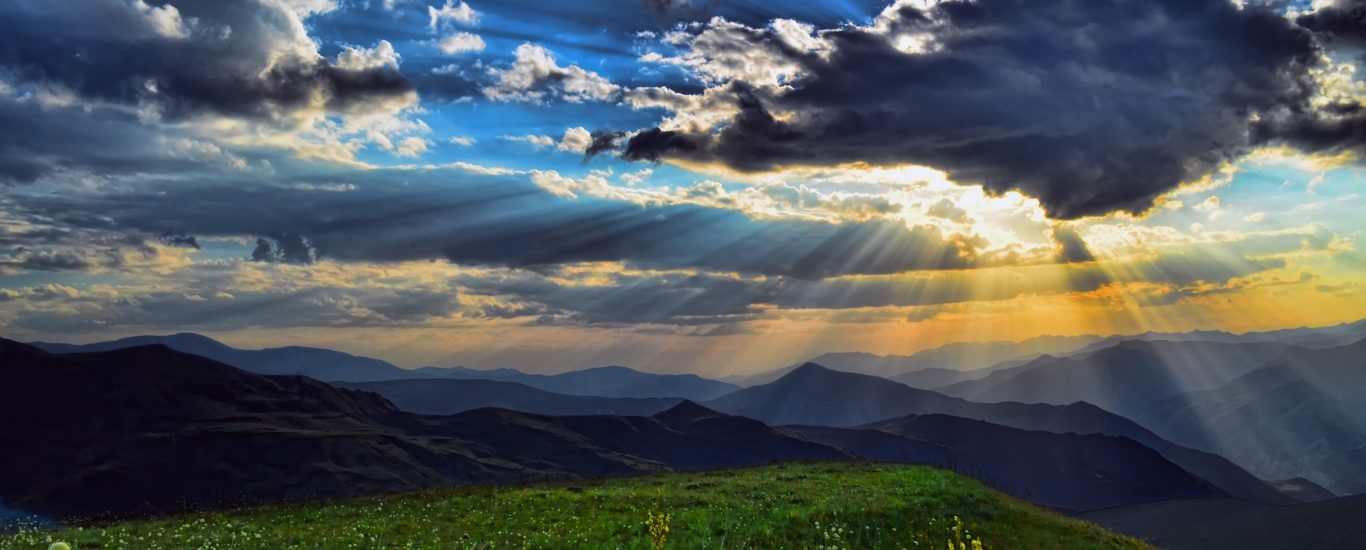
#> input picture Sample/Files/naturesample.jpg, 1366 x 550 px, found by its file name
$ python sample3.py
#> lines starting #> are read from the running program, lines starting #| are printed output that depends on the picture
import numpy as np
import matplotlib.pyplot as plt
import cv2

img = cv2.imread('naturesample.jpg',0)
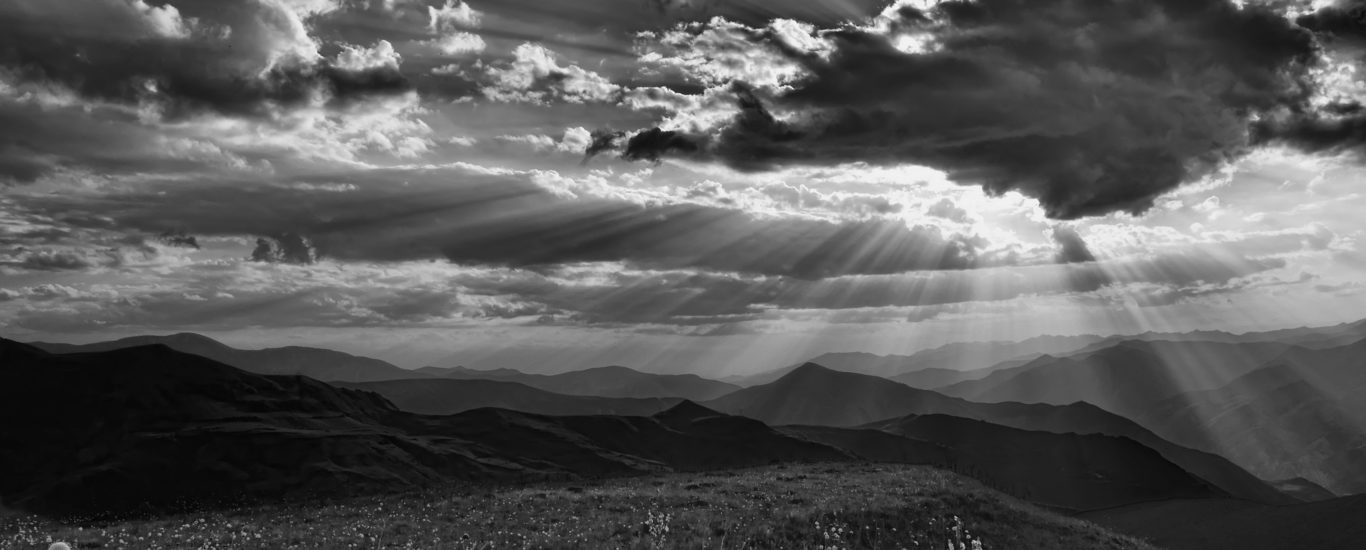
#> img: shape (550, 1366); min 0, max 255, mean 87.9
equ = cv2.equalizeHist(img)
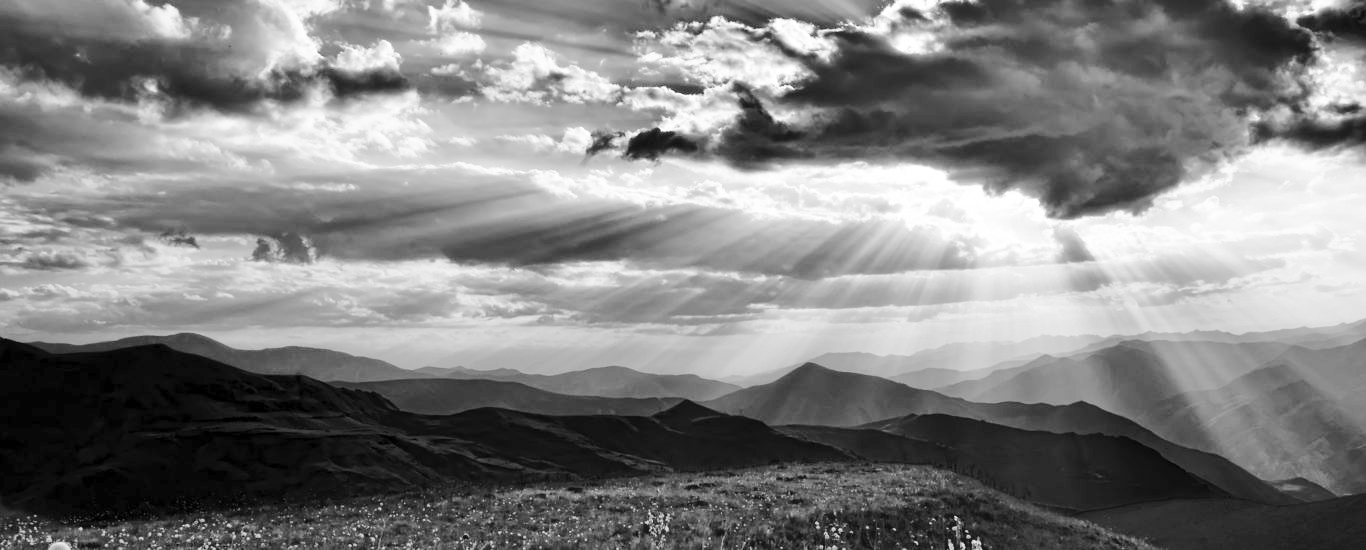
#> equ: shape (550, 1366); min 0, max 255, mean 128.3
width,height = img.shape[:2]
#> width = 550; height = 1366

imgarr = img.ravel()
imgarrequ = equ.ravel()

greyscale = []
greyscalequ = []

xaxis = []

for x in range(260):
    greyscale.append(0)
    greyscalequ.append(0)
    xaxis.append(x)

for x in range(width*height):
    loc = imgarr[x]
    greyscale[loc]+=1
    loc = imgarrequ[x]
    greyscalequ[loc]+=1
#> this loop made 751300 passes
#> after the loop, greyscale = 260 values, max 11630 at index 10, min 0 at index 251, mean 2889.6; greyscalequ = 260 values, max 11630 at index 8, min 0 at index 2, mean 2889.6

cv2.imshow('imagegrey',img)
cv2.imshow('equImg',equ)
plt.subplot(1,2,1)
plt.bar(xaxis,greyscale)
plt.subplot(1,2,2)
plt.bar(xaxis,greyscalequ)
plt.show()
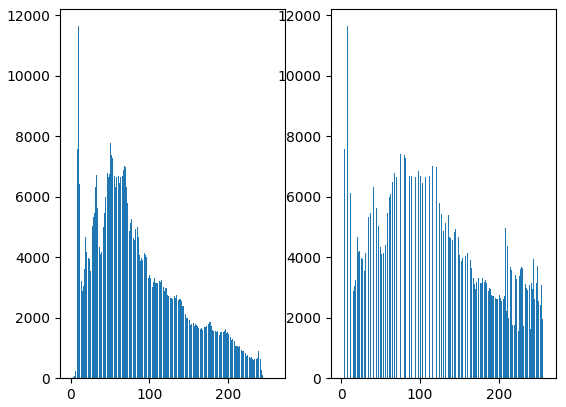
#> figure drawn by matplotlib, 2 panels; panel 1: tallest bar 11630 high, from x = 9.6 to 10.4; panel 2: tallest bar 11630 high, from x = 7.6 to 8.4

$ run again, with Sample/Files/Equ own img1.PNG saved as Sample/Files/naturesample.jpg
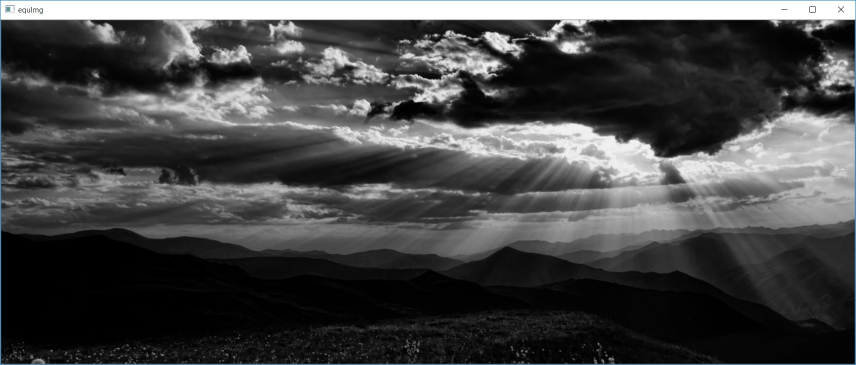
#> input picture Sample/Files/Equ own img1.PNG, 1712 x 730 px, found by its file name (shown at 1/2 size)
#> `equ = cv2.equalizeHist(img)`:
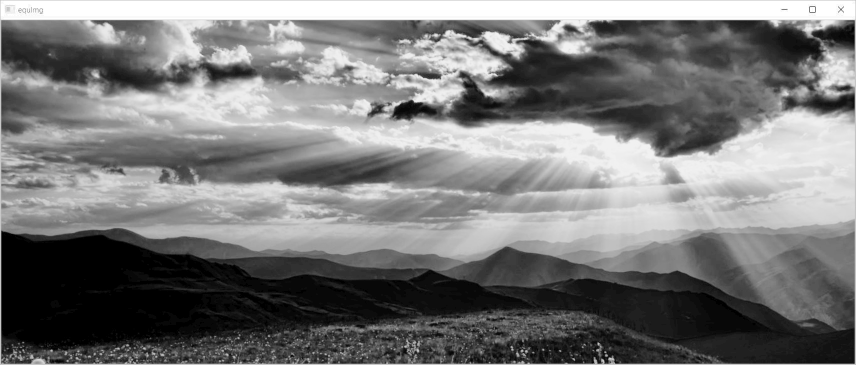
#> equ: shape (730, 1712) (shown at 1/2 size); min 0, max 255, mean 121.4
#> the loop `for x in range(width*height):` made 1249760 passes
#> after the loop `for x in range(width*height):`: greyscale = 260 values, max 72091 at index 0, min 0 at index 256, mean 4806.8; greyscalequ = 260 values, max 72091 at index 0, min 0 at index 1, mean 4806.8
#> `plt.show()`:
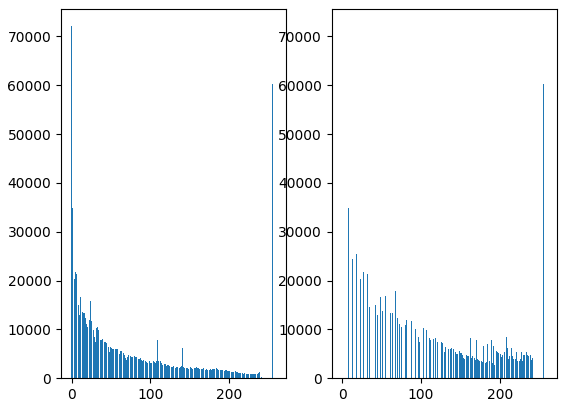
#> figure drawn by matplotlib, 2 panels; panel 1: tallest bar 72091 high, from x = -0.4 to 0.4; panel 2: tallest bar 72091 high, from x = -0.4 to 0.4

$ run again, with Sample/Files/Equ own img2.PNG saved as Sample/Files/naturesample.jpg
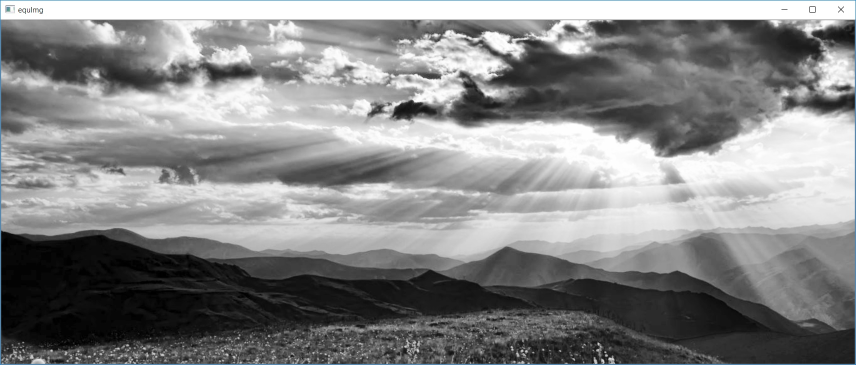
#> input picture Sample/Files/Equ own img2.PNG, 1712 x 730 px, found by its file name (shown at 1/2 size)
#> the loop `for x in range(width*height):` made 1249760 passes
#> after the loop `for x in range(width*height):`: greyscale = 260 values, max 60500 at index 255, min 0 at index 256, mean 4806.8; greyscalequ = 260 values, max 60500 at index 255, min 0 at index 5, mean 4806.8
#> `plt.show()`:
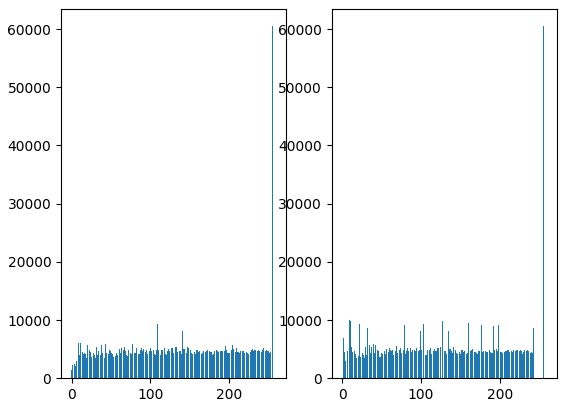
#> figure drawn by matplotlib, 2 panels; panel 1: tallest bar 60500 high, from x = 254.6 to 255.4; panel 2: tallest bar 60500 high, from x = 254.6 to 255.4
